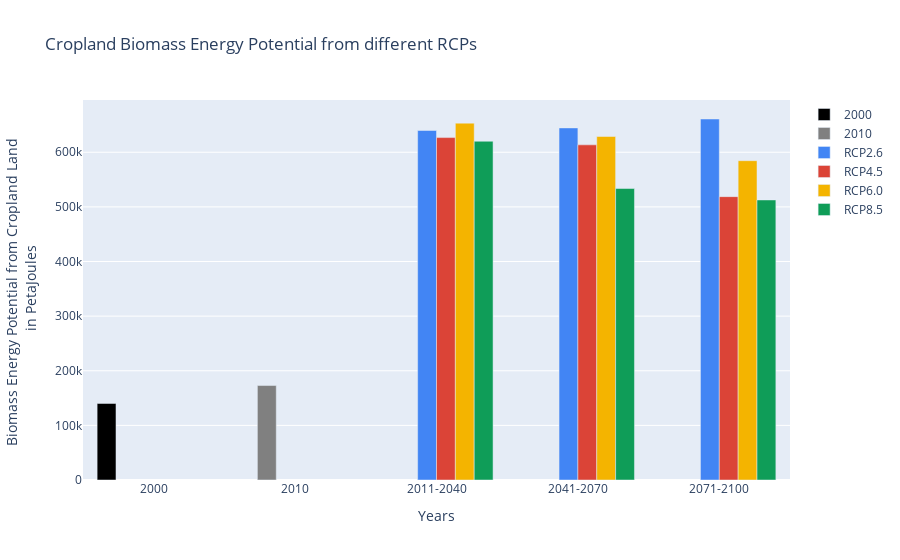

Source (notebook cell):
### Markdown cell above
###  Cropland data

### Code cell
import ipywidgets as widgets
from IPython.display import display, clear_output

# Create a button to run the code
run_button = widgets.Button(description='Run')

# Create a button to download xarrays as NetCDF4
download_nc_button = widgets.Button(description='Download NetCDF4')

# Create dropdown widgets for RCP and time period
rcp_dropdown = widgets.Dropdown(options=['RCP2.6', 'RCP4.5', 'RCP6.0', 'RCP8.5'], value='RCP2.6', description='RCP:')
time_period_dropdown = widgets.Dropdown(options=['2011-2040', '2041-2070', '2071-2100'], value='2011-2040', description='Time Period:')

# Function to run the code on button click
def on_run_button_click(button):
    clear_output(wait=True)  # Clear the output area before running the code
    global fig_crop, xarrays_crop
    fig_crop, xarrays_crop = graph_plotter_cropland(shapefile=geography, climate_model=selected_climate_model,
                                          water_supply_future=selected_water_supply, input_level=selected_input_level)
    
    
    # Display the dropdowns after the graph is loaded
    display(rcp_dropdown)
    display(time_period_dropdown)
    
    # Display the "Download NetCDF4" button after the graph is loaded
    display(download_nc_button)

# Attach the on_run_button_click function to the button's 'on_click' event
run_button.on_click(on_run_button_click)

# Function to download xarrays as NetCDF4 on button click
def on_download_nc_button_click(button):
    if xarrays_crop:
        # Get the selected RCP and time period from the dropdowns
        selected_rcp = rcp_dropdown.value
        selected_time_period = time_period_dropdown.value

        try:
            # Access the selected xarray using the selected RCP and time period
            selected_xarray = xarrays_crop[(selected_rcp, selected_time_period)]

            # Save the selected xarray as a NetCDF4 file
            selected_xarray.to_netcdf(f'{selected_country}_{selected_province}_{selected_rcp}_{selected_time_period}_cropland_data.nc')
            print('NetCDF4 file downloaded successfully.')
        except Exception as e:
            print(f'Error creating dataset: {e}')
    else:
        print('No xarrays available. Please run the code first.')

# Attach the on_download_nc_button_click function to the button's 'on_click' event
download_nc_button.on_click(on_download_nc_button_click)

# Display the "Run" button initially
display(run_button)

### Figure 1 — Plotly figure (JSON) as saved in the notebook; plotly's stock layout.template omitted (floating-point values rounded to 4 significant figures)
{"data": [{"marker": {"color": "#000000"}, "name": "2000", "type": "bar", "x": ["2000"], "y": [140200.0]}, {"marker": {"color": "#808080"}, "name": "2010", "type": "bar", "x": ["2010"], "y": [172900.0]}, {"marker": {"color": "#4285F4"}, "name": "RCP2.6", "type": "bar", "x": ["2011-2040", "2041-2070", "2071-2100"], "y": [639900.0, 644600.0, 660900.0]}, {"marker": {"color": "#DB4437"}, "name": "RCP4.5", "type": "bar", "x": ["2011-2040", "2041-2070", "2071-2100"], "y": [626900.0, 613600.0, 518700.0]}, {"marker": {"color": "#F4B400"}, "name": "RCP6.0", "type": "bar", "x": ["2011-2040", "2041-2070", "2071-2100"], "y": [653300.0, 628900.0, 584600.0]}, {"marker": {"color": "#0F9D58"}, "name": "RCP8.5", "type": "bar", "x": ["2011-2040", "2041-2070", "2071-2100"], "y": [620200.0, 533600.0, 512700.0]}], "layout": {"autosize": true, "barmode": "group", "title": {"text": "Cropland Biomass Energy Potential from different RCPs"}, "xaxis": {"autorange": true, "range": [-0.5, 4.5], "title": {"text": "Years"}, "type": "category"}, "yaxis": {"autorange": true, "range": [0, 695700.0], "title": {"text": "Biomass Energy Potential from Cropland Land <br> in PetaJoules"}, "type": "linear"}}}
